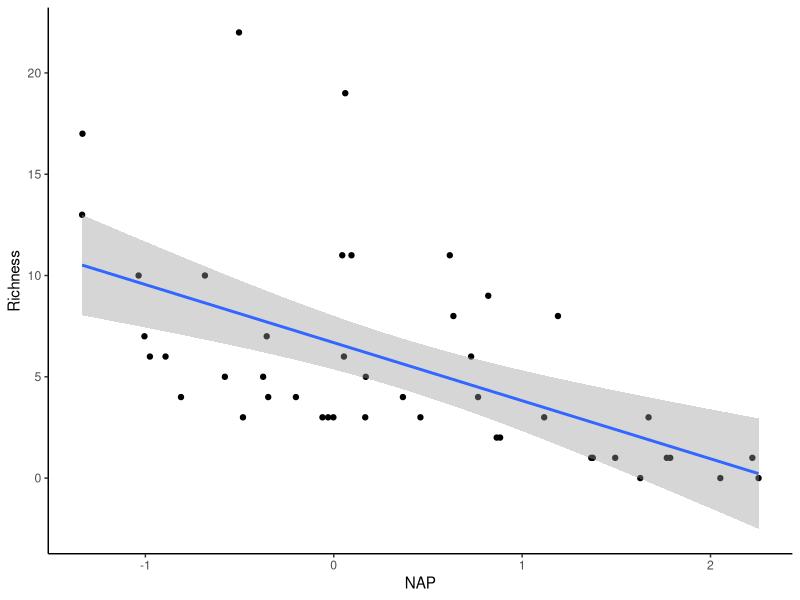
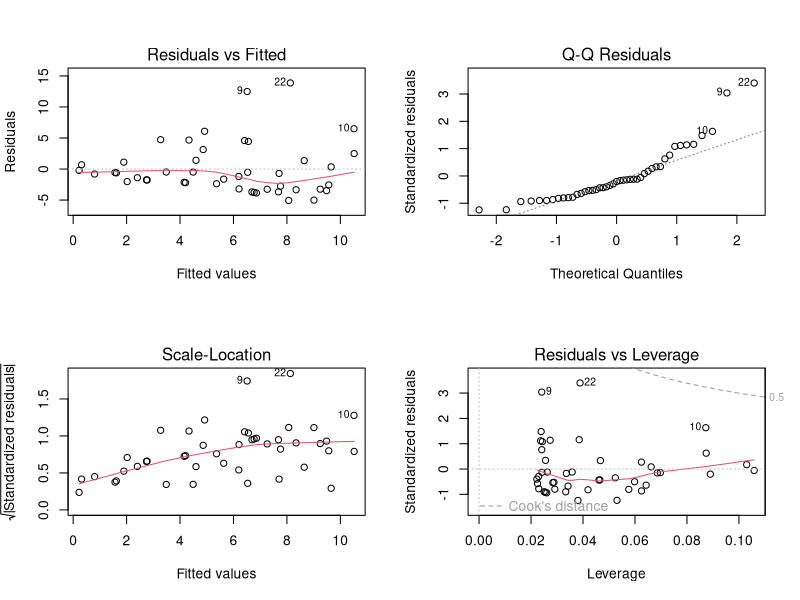
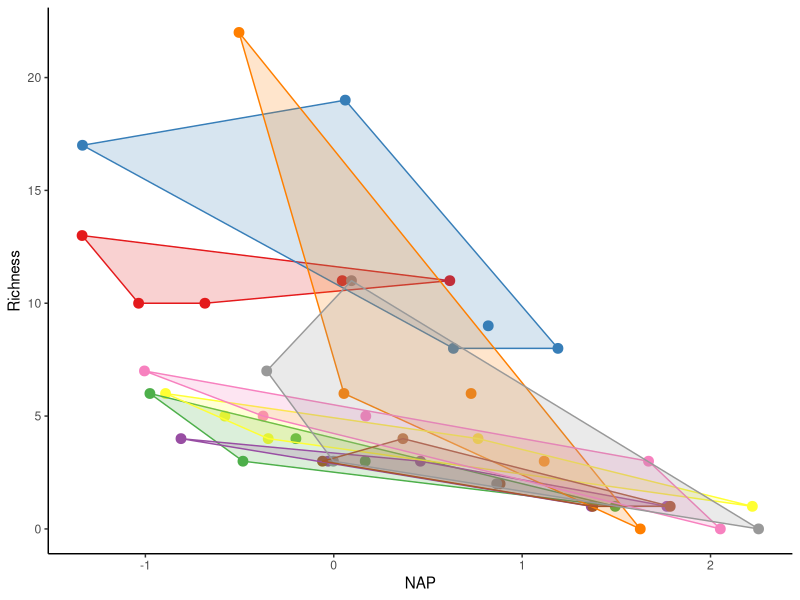
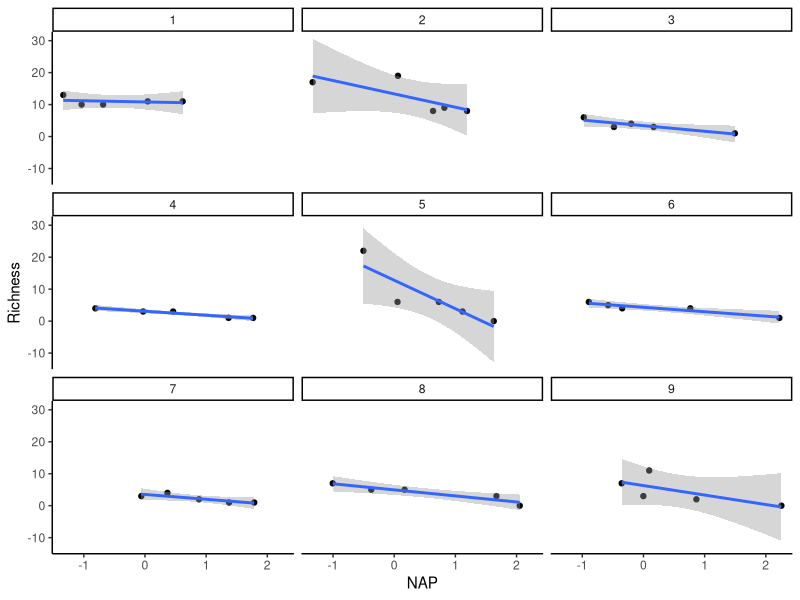

These charts were generated, in order, by the following R code: (Note: this script raises an error after producing the figures.)
## ---- chunk 1
library(tidyverse)
## ---- chunk 2
rikz_data <- read_delim("data/rikz_data.txt",
                         col_names = TRUE,
                         delim = "\t")
## ---- chunk 3
# Check whether Beach is encoded as factor. Convert.
is.factor(rikz_data$Beach)
rikz_data <- rikz_data %>% 
    mutate(Beach = as.factor(Beach))

# Examine structure of the dataframe and view first 5 columns
str(rikz_data)
head(rikz_data)
## ---- chunk 4
# Run basic linear model using all of the data.
basic.lm <- lm(Richness~ NAP, data = rikz_data)
summary(basic.lm)
## ---- chunk 5
# Plot relationship from above model
ggplot(rikz_data, aes(x = NAP, y = Richness)) +
    geom_point() +
    geom_smooth(method = "lm") +
    theme_classic()
## ---- chunk 6
# Check assumptions.
# Normality homogeneity of variance violated
par(mfrow=c(2,2))
plot(basic.lm)
## ---- chunk 7
library(plyr)
# Function to find polygons
find_hull <- function(df) df[chull(df$Richness, df$NAP), ] 
# Identify polygons in data
hulls <- ddply(rikz_data, "Beach", find_hull) 
# Plot
ggplot(rikz_data, aes(x = NAP, y = Richness, colour = Beach)) +
    geom_point(size = 3) +
    theme_classic() +
    theme(legend.position = "none") +
    scale_colour_brewer(palette="Set1") +
    scale_fill_brewer(palette="Set1") +
    geom_polygon(data=hulls, aes(fill = Beach), alpha = 0.2)
## ---- chunk 8
# We could account for non-independence by running a separate analysis 
# for each beach
ggplot(rikz_data, aes(x = NAP, y = Richness)) +
    geom_point() +
    geom_smooth(method = "lm") +
    facet_wrap(~ Beach) +
    xlab("NAP") + ylab("Richness") +
    theme_classic()
## ---- chunk 9
# Run linear model of Richness against NAP for each beach
beach_models <-  rikz_data %>%
    group_by(Beach) %>%
    do(mod = lm(Richness ~ NAP, data = .))

# Get the coefficients by group in a tidy data_frame
library(broom)
dfBeachModels = tidy(beach_models, mod)
dfBeachModels %>% 
    filter(term == "NAP") %>% 
    dplyr::select(estimate, p.value)
## ---- chunk 10
basic.lm <- lm(Richness ~ NAP + Beach, data = rikz_data)
summary(basic.lm)
## ---- chunk 11
library(lme4)
library(lmerTest)

# Random intercept model with NAP as fixed effect and Beach 
# as random effect
mixed_model_IntOnly <- lmer(Richness ~ NAP + (1|Beach), 
                            data = rikz_data, REML = FALSE)
summary(mixed_model_IntOnly)
## ---- chunk 12
# Let's predict values based on our model and add these to our dataframe
# These are the fitted values for each beach, which are modelled separately.
rikz_data$fit_InterceptOnly <- predict(mixed_model_IntOnly)

# Let's plot the 
ggplot(rikz_data, aes(x = NAP, y = Richness, colour = Beach)) +
    # Add fixed effect regression line (i.e. NAP)
    geom_abline(aes(intercept = `(Intercept)`, slope = NAP),
                size = 2,
                as.data.frame(t(fixef(mixed_model_IntOnly)))) +
    # Add fitted values (i.e. regression) for each beach
    geom_line(aes(y = fit_InterceptOnly), size = 1) +
    geom_point(size = 3) +
    theme_classic() +
    theme(legend.position = "none") +
    scale_colour_brewer(palette="Set1")
## ---- chunk 13
# Random intercept and slope model
mixed_model_IntSlope <- lmer(Richness ~ NAP + (1 + NAP|Beach), 
                             data = rikz_data, REML = FALSE)
summary(mixed_model_IntSlope)
## ---- chunk 14
rikz_data$fit_IntSlope <- predict(mixed_model_IntSlope)
ggplot(rikz_data, aes(x = NAP, y = Richness, colour = Beach)) +
    geom_abline(aes(intercept = `(Intercept)`, slope = NAP),
                size = 2,
                as.data.frame(t(fixef(mixed_model_IntSlope)))) +
    geom_line(aes(y = fit_IntSlope), size = 1) +
    geom_point(size = 3) +
    theme_classic() +
    theme(legend.position = "none") +
    scale_colour_brewer(palette="Set1")
## ---- chunk 15
mixed_model_NoFix <- lmer(Richness ~ 1 + (1|Beach), 
                          data = rikz_data, REML = TRUE)
summary(mixed_model_NoFix)
## ---- chunk 16
Fitz_data <- read_csv("data/Fitzpatrick_2018.csv", col_names = TRUE)
## ---- chunk 17
# Let's change some columns to factors and remove rows with no fruit data
Fitz_data <- Fitz_data %>%
    mutate(
        tray = as.factor(tray),
        rack = as.factor(rack),
        accession = as.factor(accession)
    ) %>% 
    filter(!is.na(fruit))

glimpse(Fitz_data)
head(Fitz_data)

#Let's look at how trays breakdown across the levels of rack
xtabs(~ rack + tray, Fitz_data)
## ---- chunk 18
# Breakdown of accessions across the racks
xtabs(~ rack + accession, Fitz_data)
## ---- chunk 19
# Fit mixed-effects model
Fitz_mod <- lmer(fruit ~ water + microbe + water:microbe + 
                     (1|rack/tray) + (1|rack:accession), 
                 data = Fitz_data)
summary(Fitz_mod)
